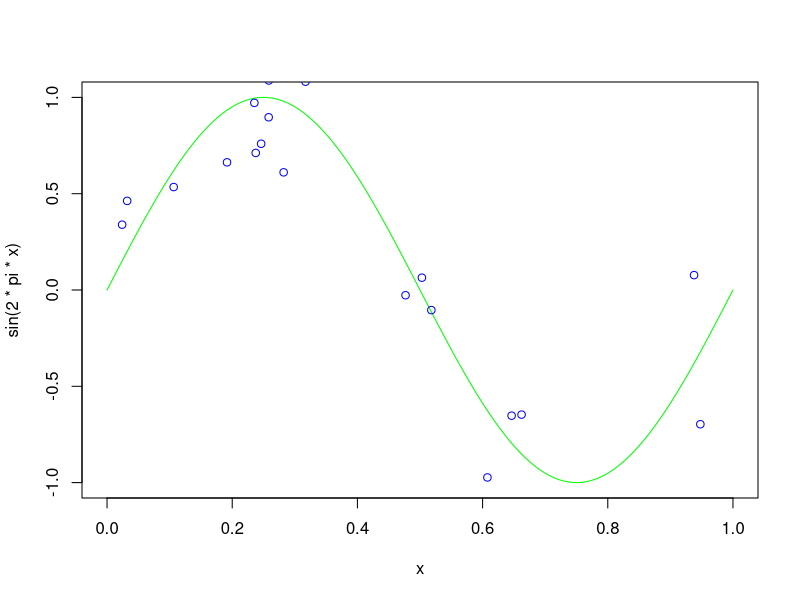
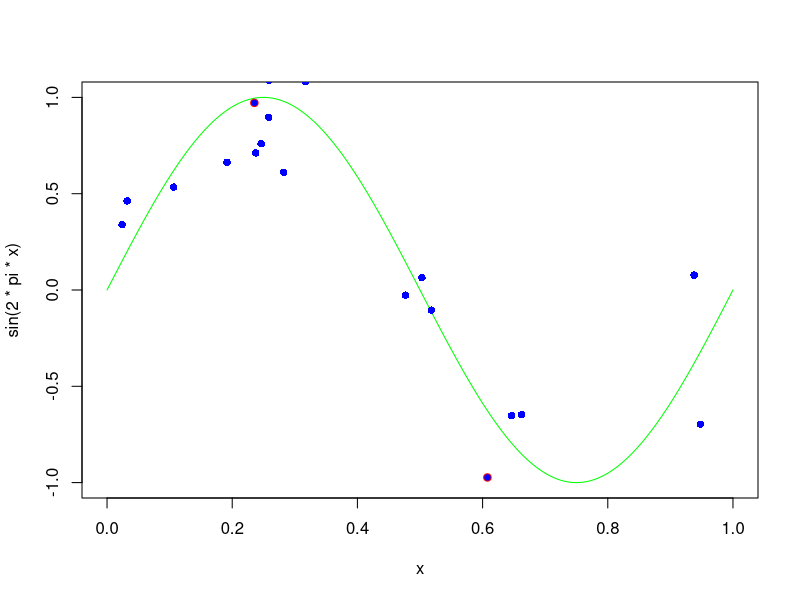

Source code (R) for these figures, in order: (Note: this script raises an error after producing the figures.)
library(mvtnorm)
library(quadprog)
library(proxy)
library(Matrix)

set.seed(76757)
###### define hyperparamters
beta <- 1/0.2^2
x <- seq(0,1,length=1000)

###### generate a few targets and predictors
n.sim <- 20
xN <- runif(n.sim ,0,1)
tN <- sin(2*pi*xN) + rnorm(n.sim,0,sqrt(1/beta))

quartz()
plot(x,sin(2*pi*x),type="l",col="green")
points(xN,tN,col="blue")


# Changes from HW7
#   1. aN. In this case, we have a 2*n length vector, to contain c(aN, aN_hat)
#   2. Dmat. D_mat is changed since the quadratic part of the problem is changed
#   3. dvect. dvect changed as we discussed during class
#   4. Amat and bvect. Since the constrain of the problem is changed
#   5. Kernel function. ker_1 = abs(x1-x2)
#                       ker_2 = min( abs( (x1-0.25)^2 - (x2-0.25)^2 ), abs( (x1-0.75)^2 - (x2-0.75)^2) ))

# kernel 1:
ker_1 <- function(x,y){
    return(abs(x-y))
}

# kernel 2:
ker_2 <- function(x,y){
    return(min( abs( (x-0.25)^2 - (y-0.25)^2 ) , abs( (x-0.75)^2 - (y-0.75)^2 ) ))
}


# Gram matrix calculate:
#      since the x is one dim. don't need call apply anymore
# Calculate grad matrix
## sub function: calculate the diag
Gram_diag_element <- function(x, distanceFun){
    return(distanceFun(x,x))
}

GramMat <- function(xVec,kernelFun){
    Gram_diag <- diag( Gram_diag_element(xVec, kernelFun) ) # n * n diag
    Gram_dist <- proxy::dist(xVec, method=kernelFun) # n-1 * n-1 mat
    
    return(as.matrix(Gram_dist) + Gram_diag)
}

# DMat Changed
DMat <- function(GramMat){
    mLen <- dim(GramMat)[1]
    PreMat <- rbind(diag(mLen), -diag(mLen))
    return(PreMat %*% GramMat %*% t(PreMat))
}

# DVec changed
dVec <- function(eps, tN){
    return(c( rep(eps,length(tN)) - tN, rep(eps,length(tN)) + tN))
}

# AMat 
AMat <- function(mLen){
    IMat <- diag(mLen)
    ZeroMat <- matrix(0, nrow=mLen, ncol=mLen)
    mat1 <- c(rep(1, mLen), rep(-1, mLen))
    mat2 <- rep(-1, 2*mLen)
    mat3 <- cbind(IMat, ZeroMat)
    mat4 <- cbind(ZeroMat, IMat)
    mat5 <- -mat3
    mat6 <- -mat4
    
    result <- rbind(mat1, mat2, mat3, mat4, mat5, mat6)
    rownames(result) <- NULL
    return(t(result))
}

# bvec
bVec <- function(HyperC, mLen, Nu){
    return(c( 0, -HyperC*Nu, rep(0,2*mLen), rep(-HyperC/mLen, 2*mLen)))
}

# calculate B 7.69 and the equaltion we discuss during class
findB <- function(tN, aN, aN_Hat, Gmat, Nu ){
    bN <- tN - Nu - colSums((aN - aN_Hat) * Gmat)
    return(mean(bN))
}

# Predict
calcY <- function(xNew, aN, aN_hat, xVec, b.num, kenrelFun){
    retrun( sum( (aN - aN_hat) * kernelFun(xVec, xNew) ) + b.num )
}

# data 

xVec <- xN
eps <- 0.3
HyperC <- 1
Nu <- 0.3

# kernel 1 = abs(x1-x2)
GramMatrix_1 <- GramMat(xVec, ker_1) 
DMatrix_1 <- DMat(GramMatrix_1)
DVector_1 <- dVec(eps, tN)
AMatrix_1 <- AMat(length(tN))
bVector_1 <- bVec(HyperC, length(tN), Nu)

Solution_1 <- solve.QP(nearPD(DMatrix_1)$mat, DVector_1, AMatrix_1, bVector_1, meq=1)
Solution_1$solution

importantPointIndex <- which(abs(Solution_1$solution) > 0.001)
#importantPointIndex <- ifelse(importantPointIndex > 20, importantPointIndex - 20, importantPointIndex)
importantPointIndex_aN <- importantPointIndex[which(importantPointIndex <= 20)]
importantPointIndex_aN_hat <- importantPointIndex[which(importantPointIndex > 20)] - 20
importantPointIndex <- importantPointIndex_aN[importantPointIndex_aN %in% importantPointIndex_aN_hat]
importantPointIndex

model.1.data <- rbind(xVec[importantPointIndex], tN[importantPointIndex])
model.1.data <- t(model.1.data)

plot(x,sin(2*pi*x),type="l",col="green")
points(xN,tN,col="blue",pch=16)
points(model.1.data[, 1], model.1.data[, 2], pch=1,col='red')



b.num <- findB()
predictY <- calcY(x, Solution_1$solution[importantPointIndex_aN], Solution_1$solution[importantPointIndex_aN_hat], xVec)
